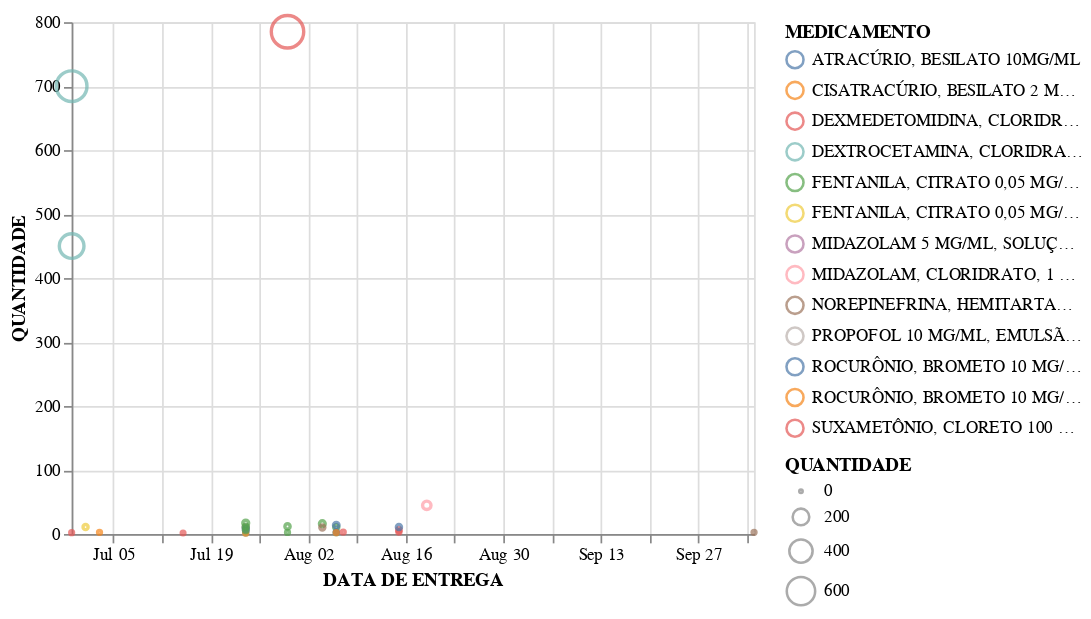

Write notebook code for a chart like this one.
### Code cell
plot_anestesico_dataset('Natal', 'Rio Grande do Norte')

### Figure 1 — Vega-Lite specification as saved in the notebook (floating-point values rounded to 4 significant figures)
{"config": {"view": {"continuousWidth": 400, "continuousHeight": 300}}, "data": {"name": "data-76421ff68b18cc9beda95a29ffd9866e"}, "mark": "point", "encoding": {"color": {"type": "nominal", "field": "MEDICAMENTO"}, "size": {"type": "quantitative", "field": "QUANTIDADE"}, "x": {"type": "temporal", "field": "DATA DE ENTREGA"}, "y": {"type": "quantitative", "field": "QUANTIDADE"}}, "$schema": "https://vega.github.io/schema/vega-lite/v4.8.1.json", "datasets": {"data-76421ff68b18cc9beda95a29ffd9866e": [{"REGIÃO": "NORDESTE", "ESTADO": "RIO GRANDE DO NORTE", "DESTINATÁRIO": "SES", "ORIGEM": "REQUISIÇÃO ADMINISTRATIVA", "MEDICAMENTO": "DEXTROCETAMINA, CLORIDRATO 50 MG/ML ", "APRESENTAÇÃO": "AMPOLA 10 mL", "QUANTIDADE": 450.0, "PEDIDO SISMAT": 320400.0, "Pauta": 1.0, "STATUS": "Entrega realizada ", "DATA DE ENTREGA": "2020-06-29T00:00:00"}, {"REGIÃO": "NORDESTE", "ESTADO": "RIO GRANDE DO NORTE", "DESTINATÁRIO": "SES", "ORIGEM": "REQUISIÇÃO ADMINISTRATIVA", "MEDICAMENTO": "DEXTROCETAMINA, CLORIDRATO 50 MG/ML ", "APRESENTAÇÃO": "AMPOLA 2 mL", "QUANTIDADE": 700.0, "PEDIDO SISMAT": 320400.0, "Pauta": 1.0, "STATUS": "Entrega realizada ", "DATA DE ENTREGA": "2020-06-29T00:00:00"}, {"REGIÃO": "NORDESTE", "ESTADO": "RIO GRANDE DO NORTE", "DESTINATÁRIO": "SES", "ORIGEM": "REQUISIÇÃO ADMINISTRATIVA", "MEDICAMENTO": "DEXMEDETOMIDINA, CLORIDRATO 100 MCG/ML ", "APRESENTAÇÃO": "AMPOLA 2 mL", "QUANTIDADE": 2.05, "PEDIDO SISMAT": 320400.0, "Pauta": 1.0, "STATUS": "Entrega realizada ", "DATA DE ENTREGA": "2020-06-29T00:00:00"}, {"REGIÃO": "NORDESTE", "ESTADO": "RIO GRANDE DO NORTE", "DESTINATÁRIO": "SES", "ORIGEM": "REQUISIÇÃO ADMINISTRATIVA", "MEDICAMENTO": "FENTANILA, CITRATO 0,05 MG/ML ", "APRESENTAÇÃO": "AMPOLA 10 mL", "QUANTIDADE": 10.72, "PEDIDO SISMAT": 320500.0, "Pauta": 2.0, "STATUS": "Entrega realizada", "DATA DE ENTREGA": "2020-07-01T00:00:00"}, {"REGIÃO": "NORDESTE", "ESTADO": "RIO GRANDE DO NORTE", "DESTINATÁRIO": "SES", "ORIGEM": "REQUISIÇÃO ADMINISTRATIVA", "MEDICAMENTO": "ROCURÔNIO, BROMETO 10 MG/ML ", "APRESENTAÇÃO": "AMPOLA 5 mL", "QUANTIDADE": 2.65, "PEDIDO SISMAT": 320800.0, "Pauta": 3.0, "STATUS": "Entrega realizada", "DATA DE ENTREGA": "2020-07-03T00:00:00"}, {"REGIÃO": "NORDESTE", "ESTADO": "RIO GRANDE DO NORTE", "DESTINATÁRIO": "SES", "ORIGEM": "REQUISIÇÃO ADMINISTRATIVA", "MEDICAMENTO": "SUXAMETÔNIO, CLORETO 100 MG PÓ LIOF. INJETÁVEL", "APRESENTAÇÃO": "-", "QUANTIDADE": 1.497, "PEDIDO SISMAT": 321600.0, "Pauta": 7.0, "STATUS": "Entrega realizada", "DATA DE ENTREGA": "2020-07-15T00:00:00"}, {"REGIÃO": "NORDESTE", "ESTADO": "RIO GRANDE DO NORTE", "DESTINATÁRIO": "SES", "ORIGEM": "REQUISIÇÃO ADMINISTRATIVA", "MEDICAMENTO": "MIDAZOLAM 5 MG/ML, SOLUÇÃO INJETÁVEL", "APRESENTAÇÃO": "AMPOLA 3 mL", "QUANTIDADE": 10.29, "PEDIDO SISMAT": 322200.0, "Pauta": 8.0, "STATUS": "Entrega realizada", "DATA DE ENTREGA": "2020-07-24T00:00:00"}, {"REGIÃO": "NORDESTE", "ESTADO": "RIO GRANDE DO NORTE", "DESTINATÁRIO": "SES", "ORIGEM": "REQUISIÇÃO ADMINISTRATIVA", "MEDICAMENTO": "MIDAZOLAM, CLORIDRATO, 1 MG/ML, SOLUÇÃO INJETÁVEL", "APRESENTAÇÃO": "AMPOLA 5 mL", "QUANTIDADE": 2.57, "PEDIDO SISMAT": 322200.0, "Pauta": 8.0, "STATUS": "Entrega realizada", "DATA DE ENTREGA": "2020-07-24T00:00:00"}, {"REGIÃO": "NORDESTE", "ESTADO": "RIO GRANDE DO NORTE", "DESTINATÁRIO": "SES", "ORIGEM": "REQUISIÇÃO ADMINISTRATIVA", "MEDICAMENTO": "MIDAZOLAM 5 MG/ML, SOLUÇÃO INJETÁVEL", "APRESENTAÇÃO": "AMPOLA 10 mL", "QUANTIDADE": 5.15, "PEDIDO SISMAT": 322200.0, "Pauta": 8.0, "STATUS": "Entrega realizada", "DATA DE ENTREGA": "2020-07-24T00:00:00"}, {"REGIÃO": "NORDESTE", "ESTADO": "RIO GRANDE DO NORTE", "DESTINATÁRIO": "SES", "ORIGEM": "REQUISIÇÃO ADMINISTRATIVA", "MEDICAMENTO": "DEXTROCETAMINA, CLORIDRATO 50 MG/ML ", "APRESENTAÇÃO": "AMPOLA 2 mL", "QUANTIDADE": 2.225, "PEDIDO SISMAT": 322200.0, "Pauta": 8.0, "STATUS": "Entrega realizada", "DATA DE ENTREGA": "2020-07-24T00:00:00"}, {"REGIÃO": "NORDESTE", "ESTADO": "RIO GRANDE DO NORTE", "DESTINATÁRIO": "SES", "ORIGEM": "REQUISIÇÃO ADMINISTRATIVA", "MEDICAMENTO": "DEXTROCETAMINA, CLORIDRATO 50 MG/ML ", "APRESENTAÇÃO": "AMPOLA 10 mL", "QUANTIDADE": 1.125, "PEDIDO SISMAT": 322200.0, "Pauta": 8.0, "STATUS": "Entrega realizada", "DATA DE ENTREGA": "2020-07-24T00:00:00"}, {"REGIÃO": "NORDESTE", "ESTADO": "RIO GRANDE DO NORTE", "DESTINATÁRIO": "SES", "ORIGEM": "REQUISIÇÃO ADMINISTRATIVA", "MEDICAMENTO": "PROPOFOL 10 MG/ML, EMULSÃO INJETÁVEL", "APRESENTAÇÃO": "AMPOLA 20 mL", "QUANTIDADE": 7.06, "PEDIDO SISMAT": 322200.0, "Pauta": 8.0, "STATUS": "Entrega realizada", "DATA DE ENTREGA": "2020-07-24T00:00:00"}, {"REGIÃO": "NORDESTE", "ESTADO": "RIO GRANDE DO NORTE", "DESTINATÁRIO": "SES", "ORIGEM": "REQUISIÇÃO ADMINISTRATIVA", "MEDICAMENTO": "CISATRACÚRIO, BESILATO 2 MG/ML ", "APRESENTAÇÃO": "AMPOLA 10 mL", "QUANTIDADE": 1.205, "PEDIDO SISMAT": 322200.0, "Pauta": 8.0, "STATUS": "Entrega realizada", "DATA DE ENTREGA": "2020-07-24T00:00:00"}, {"REGIÃO": "NORDESTE", "ESTADO": "RIO GRANDE DO NORTE", "DESTINATÁRIO": "SES", "ORIGEM": "REQUISIÇÃO ADMINISTRATIVA", "MEDICAMENTO": "ROCURÔNIO, BROMETO 10 MG/ML", "APRESENTAÇÃO": "AMPOLA 5 mL", "QUANTIDADE": 7.675, "PEDIDO SISMAT": 322200.0, "Pauta": 8.0, "STATUS": "Entrega realizada", "DATA DE ENTREGA": "2020-07-24T00:00:00"}, {"REGIÃO": "NORDESTE", "ESTADO": "RIO GRANDE DO NORTE", "DESTINATÁRIO": "SES", "ORIGEM": "REQUISIÇÃO ADMINISTRATIVA", "MEDICAMENTO": "FENTANILA, CITRATO 0,05 MG/ML", "APRESENTAÇÃO": "AMPOLA 2 mL", "QUANTIDADE": 11.35, "PEDIDO SISMAT": 322200.0, "Pauta": 8.0, "STATUS": "Entrega realizada", "DATA DE ENTREGA": "2020-07-24T00:00:00"}, {"REGIÃO": "NORDESTE", "ESTADO": "RIO GRANDE DO NORTE", "DESTINATÁRIO": "SES", "ORIGEM": "REQUISIÇÃO ADMINISTRATIVA", "MEDICAMENTO": "FENTANILA, CITRATO 0,05 MG/ML", "APRESENTAÇÃO": "AMPOLA 5 mL", "QUANTIDADE": 5.67, "PEDIDO SISMAT": 322200.0, "Pauta": 8.0, "STATUS": "Entrega realizada", "DATA DE ENTREGA": "2020-07-24T00:00:00"}, {"REGIÃO": "NORDESTE", "ESTADO": "RIO GRANDE DO NORTE", "DESTINATÁRIO": "SES", "ORIGEM": "REQUISIÇÃO ADMINISTRATIVA", "MEDICAMENTO": "FENTANILA, CITRATO 0,05 MG/ML", "APRESENTAÇÃO": "AMPOLA 10 mL", "QUANTIDADE": 17.0, "PEDIDO SISMAT": 322200.0, "Pauta": 8.0, "STATUS": "Entrega realizada", "DATA DE ENTREGA": "2020-07-24T00:00:00"}, {"REGIÃO": "NORDESTE", "ESTADO": "RIO GRANDE DO NORTE", "DESTINATÁRIO": "SES", "ORIGEM": "REQUISIÇÃO ADMINISTRATIVA", "MEDICAMENTO": "DEXMEDETOMIDINA, CLORIDRATO 100 MCG/ML ", "APRESENTAÇÃO": "AMPOLA 2 mL", "QUANTIDADE": 785.0, "PEDIDO SISMAT": 323200.0, "Pauta": 9.0, "STATUS": "Entrega realizada", "DATA DE ENTREGA": "2020-07-30T00:00:00"}, {"REGIÃO": "NORDESTE", "ESTADO": "RIO GRANDE DO NORTE", "DESTINATÁRIO": "SES", "ORIGEM": "REQUISIÇÃO ADMINISTRATIVA", "MEDICAMENTO": "FENTANILA, CITRATO 0,05 MG/ML", "APRESENTAÇÃO": "AMPOLA 10 mL", "QUANTIDADE": 11.85, "PEDIDO SISMAT": 323200.0, "Pauta": 9.0, "STATUS": "Entrega realizada", "DATA DE ENTREGA": "2020-07-30T00:00:00"}, {"REGIÃO": "NORDESTE", "ESTADO": "RIO GRANDE DO NORTE", "DESTINATÁRIO": "SES", "ORIGEM": "ACORDO TRIPARTITE", "MEDICAMENTO": "FENTANILA, CITRATO 0,05 MG/ML", "APRESENTAÇÃO": "AMPOLA 5 mL", "QUANTIDADE": 2.375, "PEDIDO SISMAT": 323200.0, "Pauta": 9.0, "STATUS": "Entrega realizada", "DATA DE ENTREGA": "2020-07-30T00:00:00"}, {"REGIÃO": "NORDESTE", "ESTADO": "RIO GRANDE DO NORTE", "DESTINATÁRIO": "SES", "ORIGEM": "REQUISIÇÃO ADMINISTRATIVA", "MEDICAMENTO": "FENTANILA, CITRATO 0,05 MG/ML", "APRESENTAÇÃO": "AMPOLA 10 mL", "QUANTIDADE": 10.5, "PEDIDO SISMAT": 323800.0, "Pauta": 10.0, "STATUS": "Entrega realizada", "DATA DE ENTREGA": "2020-08-06T00:00:00"}, {"REGIÃO": "NORDESTE", "ESTADO": "RIO GRANDE DO NORTE", "DESTINATÁRIO": "SES", "ORIGEM": "ACORDO TRIPARTITE", "MEDICAMENTO": "FENTANILA, CITRATO 0,05 MG/ML", "APRESENTAÇÃO": "AMPOLA 5 mL", "QUANTIDADE": 2.1, "PEDIDO SISMAT": 323800.0, "Pauta": 10.0, "STATUS": "Entrega realizada", "DATA DE ENTREGA": "2020-08-06T00:00:00"}, {"REGIÃO": "NORDESTE", "ESTADO": "RIO GRANDE DO NORTE", "DESTINATÁRIO": "SES", "ORIGEM": "REQUISIÇÃO ADMINISTRATIVA", "MEDICAMENTO": "PROPOFOL 10 MG/ML, EMULSÃO INJETÁVEL", "APRESENTAÇÃO": "AMPOLA 10 mL", "QUANTIDADE": 2.26, "PEDIDO SISMAT": 323800.0, "Pauta": 10.0, "STATUS": "Entrega realizada", "DATA DE ENTREGA": "2020-08-06T00:00:00"}, {"REGIÃO": "NORDESTE", "ESTADO": "RIO GRANDE DO NORTE", "DESTINATÁRIO": "SES", "ORIGEM": "REQUISIÇÃO ADMINISTRATIVA", "MEDICAMENTO": "FENTANILA, CITRATO 0,05 MG/ML", "APRESENTAÇÃO": "AMPOLA 10 mL", "QUANTIDADE": 16.1, "PEDIDO SISMAT": 324100.0, "Pauta": 11.0, "STATUS": "Entrega realizada", "DATA DE ENTREGA": "2020-08-04T00:00:00"}, {"REGIÃO": "NORDESTE", "ESTADO": "RIO GRANDE DO NORTE", "DESTINATÁRIO": "SES", "ORIGEM": "REQUISIÇÃO ADMINISTRATIVA", "MEDICAMENTO": "ROCURÔNIO, BROMETO 10 MG/ML", "APRESENTAÇÃO": "AMPOLA 5 mL", "QUANTIDADE": 13.9, "PEDIDO SISMAT": 324100.0, "Pauta": 11.0, "STATUS": "Entrega realizada", "DATA DE ENTREGA": "2020-08-06T00:00:00"}, {"REGIÃO": "NORDESTE", "ESTADO": "RIO GRANDE DO NORTE", "DESTINATÁRIO": "SES", "ORIGEM": "REQUISIÇÃO ADMINISTRATIVA", "MEDICAMENTO": "ATRACÚRIO, BESILATO 10MG/ML", "APRESENTAÇÃO": "AMPOLA 2,5 mL", "QUANTIDADE": 2.675, "PEDIDO SISMAT": 324100.0, "Pauta": 11.0, "STATUS": "Entrega realizada", "DATA DE ENTREGA": "2020-08-06T00:00:00"}, {"REGIÃO": "NORDESTE", "ESTADO": "RIO GRANDE DO NORTE", "DESTINATÁRIO": "SES", "ORIGEM": "REQUISIÇÃO ADMINISTRATIVA", "MEDICAMENTO": "CISATRACÚRIO, BESILATO 2 MG/ML ", "APRESENTAÇÃO": "AMPOLA 5 mL", "QUANTIDADE": 2.14, "PEDIDO SISMAT": 324100.0, "Pauta": 11.0, "STATUS": "Entrega realizada", "DATA DE ENTREGA": "2020-08-06T00:00:00"}, {"REGIÃO": "NORDESTE", "ESTADO": "RIO GRANDE DO NORTE", "DESTINATÁRIO": "SES", "ORIGEM": "REQUISIÇÃO ADMINISTRATIVA", "MEDICAMENTO": "NOREPINEFRINA, HEMITARTARATO 2 MG/ML", "APRESENTAÇÃO": "AMPOLA 4 mL", "QUANTIDADE": 10.15, "PEDIDO SISMAT": 324100.0, "Pauta": 11.0, "STATUS": "Entrega realizada", "DATA DE ENTREGA": "2020-08-04T00:00:00"}, {"REGIÃO": "NORDESTE", "ESTADO": "RIO GRANDE DO NORTE", "DESTINATÁRIO": "SES", "ORIGEM": "REQUISIÇÃO ADMINISTRATIVA", "MEDICAMENTO": "SUXAMETÔNIO, CLORETO 100 MG PÓ LIOF. INJETÁVEL", "APRESENTAÇÃO": "-", "QUANTIDADE": 3.0, "PEDIDO SISMAT": 324600.0, "Pauta": 12.0, "STATUS": "Entrega realizada", "DATA DE ENTREGA": "2020-08-07T00:00:00"}, {"REGIÃO": "NORDESTE", "ESTADO": "RIO GRANDE DO NORTE", "DESTINATÁRIO": "SES", "ORIGEM": "REQUISIÇÃO ADMINISTRATIVA", "MEDICAMENTO": "DEXMEDETOMIDINA, CLORIDRATO 100 MCG/ML ", "APRESENTAÇÃO": "AMPOLA 2 mL", "QUANTIDADE": 6.235, "PEDIDO SISMAT": 325800.0, "Pauta": 13.0, "STATUS": "Entrega realizada", "DATA DE ENTREGA": "2020-08-15T00:00:00"}, {"REGIÃO": "NORDESTE", "ESTADO": "RIO GRANDE DO NORTE", "DESTINATÁRIO": "SES", "ORIGEM": "REQUISIÇÃO ADMINISTRATIVA", "MEDICAMENTO": "SUXAMETÔNIO, CLORETO 100 MG PÓ LIOF. INJETÁVEL", "APRESENTAÇÃO": "-", "QUANTIDADE": 3.0, "PEDIDO SISMAT": 325800.0, "Pauta": 13.0, "STATUS": "Entrega realizada", "DATA DE ENTREGA": "2020-08-15T00:00:00"}, {"REGIÃO": "NORDESTE", "ESTADO": "RIO GRANDE DO NORTE", "DESTINATÁRIO": "SES", "ORIGEM": "REQUISIÇÃO ADMINISTRATIVA", "MEDICAMENTO": "ROCURÔNIO, BROMETO 10 MG/ML", "APRESENTAÇÃO": "AMPOLA 5 mL", "QUANTIDADE": 10.98, "PEDIDO SISMAT": 325900.0, "Pauta": 13.0, "STATUS": "Entrega realizada", "DATA DE ENTREGA": "2020-08-15T00:00:00"}, {"REGIÃO": "NORDESTE", "ESTADO": "RIO GRANDE DO NORTE", "DESTINATÁRIO": "SES", "ORIGEM": "REQUISIÇÃO ADMINISTRATIVA", "MEDICAMENTO": "MIDAZOLAM, CLORIDRATO, 1 MG/ML, SOLUÇÃO INJETÁVEL", "APRESENTAÇÃO": "AMPOLA 5 mL", "QUANTIDADE": 44.73, "PEDIDO SISMAT": 326100.0, "Pauta": 14.0, "STATUS": "Entrega realizada", "DATA DE ENTREGA": "2020-08-19T00:00:00"}, {"REGIÃO": "NORDESTE", "ESTADO": "RIO GRANDE DO NORTE", "DESTINATÁRIO": "SES", "ORIGEM": "REQUISIÇÃO ADMINISTRATIVA", "MEDICAMENTO": "NOREPINEFRINA, HEMITARTARATO 2 MG/ML", "APRESENTAÇÃO": "AMPOLA 4 mL", "QUANTIDADE": 2.65, "PEDIDO SISMAT": 330700.0, "Pauta": 18.0, "STATUS": "Entrega realizada", "DATA DE ENTREGA": "2020-10-05T00:00:00"}]}}
